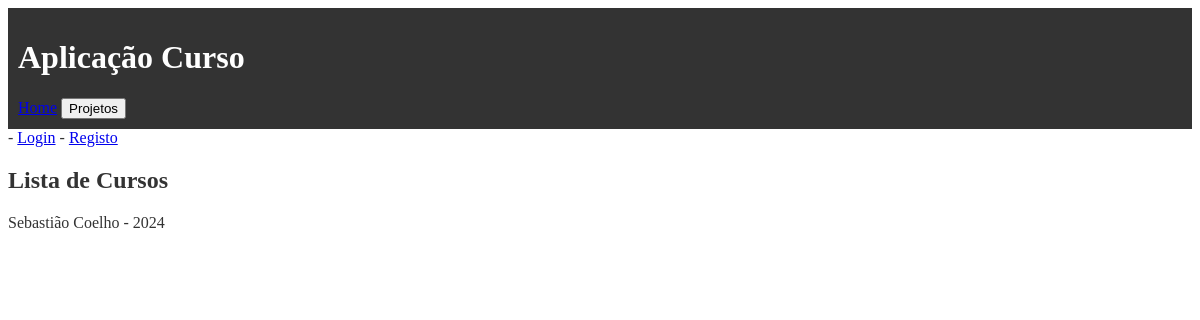
The app's page /curso/, older data.
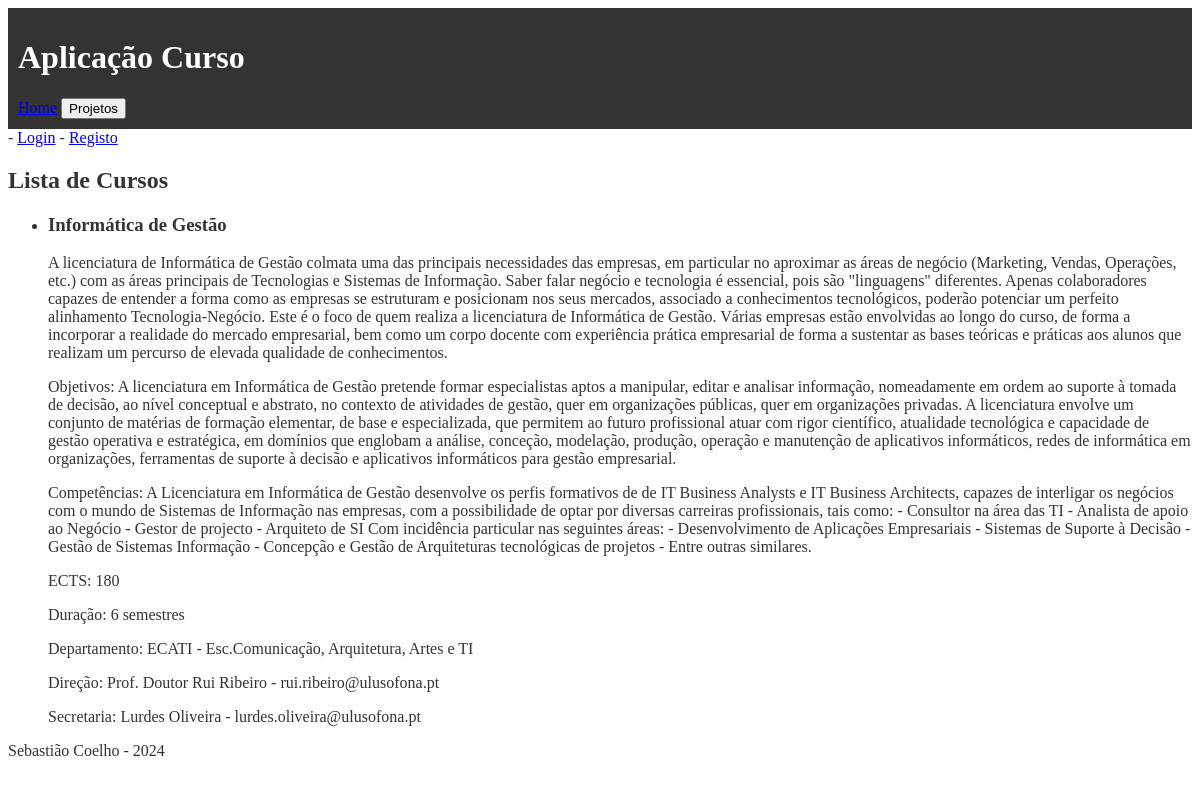
The same page, newer data.
### curso/models.py (models this page shows, shortened)
class Curso(models.Model):
    nome = models.CharField(max_length=255)
    codigo = models.IntegerField()
    apresentacao = models.CharField(max_length=500)
    objetivos = models.CharField(max_length=500)
    competencias = models.CharField(max_length=500)
    ects = models.IntegerField()
    duracao_semestres = models.IntegerField()
    departamento = models.CharField(max_length=255)
    contacto_direcao = models.CharField(max_length=255)
    email_direcao = models.EmailField()
    contacto_secretaria = models.CharField(max_length=255)
    email_secretaria = models.EmailField()

### curso/views.py (the view)
# urls.py: path('', views.curso_view, name='curso'),
def curso_view(request):
    cursos = Curso.objects.all()
    context = {
        'cursos': cursos
    }
    return render(request, 'curso/curso.html', context)

### curso/templates/curso/curso.html (shortened to what this page needs)
{% extends 'curso/layout.html' %}
{% block content %}
    <h2>Lista de Cursos</h2>
    <ul>
        {% for curso in cursos %}
            <li>
                <h3>{{ curso.nome }}</h3>
                <p>{{ curso.apresentacao }}</p>
                <p>Objetivos: {{ curso.objetivos }}</p>
                <p>Competências: {{ curso.competencias }}</p>
                <p>ECTS: {{ curso.ects }}</p>
                <p>Duração: {{ curso.duracao_semestres }} semestres</p>
                <p>Departamento: {{ curso.departamento }}</p>
                <p>Direção: {{ curso.contacto_direcao }} - {{ curso.email_direcao }}</p>
                <p>Secretaria: {{ curso.contacto_secretaria }} - {{ curso.email_secretaria }}</p>
            </li>
        {% endfor %}
    </ul>
{% endblock %}

Row changes from the older to the newer data that the page shows:
added Curso: nome "Informática de Gestão", apresentacao "A licenciatura de Informática de Gestão colmata uma das principais necessidades das empresas, em particular no aproximar as áreas de negócio (Marketing, Vendas, Operações, etc.) com as áreas principais de Tecnologias e Sistemas de Informação. Saber falar negócio e tecnologia é essencial, pois são \"linguagens\" diferentes. Apenas colaboradores capazes de entender a forma como as empresas se estruturam e posicionam nos seus mercados, associado a conhecimentos tecnológicos, poderão potenciar um perfeito alinhamento Tecnologia-Negócio. Este é o foco de quem realiza a licenciatura de Informática de Gestão. Várias empresas estão envolvidas ao longo do curso, de forma a incorporar a realidade do…", objetivos "A licenciatura em Informática de Gestão pretende formar especialistas aptos a manipular, editar e analisar informação, nomeadamente em ordem ao suporte à tomada de decisão, ao nível conceptual e abstrato, no contexto de atividades de gestão, quer em organizações públicas, quer em organizações privadas. A licenciatura envolve um conjunto de matérias de formação elementar, de base e especializada, que permitem ao futuro profissional atuar com rigor científico, atualidade tecnológica e capacidade de gestão operativa e estratégica, em domínios que englobam a análise, conceção, modelação, produção, operação e manutenção de aplicativos informáticos, redes de informática em organizações,…", competencias "A Licenciatura em Informática de Gestão desenvolve os perfis formativos de de IT Business Analysts e IT Business Architects, capazes de interligar os negócios com o mundo de Sistemas de Informação nas empresas, com a possibilidade de optar por diversas carreiras profissionais, tais como: - Consultor na área das TI - Analista de apoio ao Negócio - Gestor de projecto - Arquiteto de SI Com incidência particular nas seguintes áreas: - Desenvolvimento de Aplicações Empresariais - Sistemas de Suporte à Decisão - Gestão de Sistemas Informação - Concepção e Gestão de Arquiteturas tecnológicas de projetos - Entre outras similares.", ects "180", duracao_semestres "6", departamento "ECATI - Esc.Comunicação, Arquitetura, Artes e TI", contacto_direcao "Prof. Doutor Rui Ribeiro", email_direcao "rui.ribeiro@ulusofona.pt", contacto_secretaria "Lurdes Oliveira", email_secretaria "lurdes.oliveira@ulusofona.pt"
